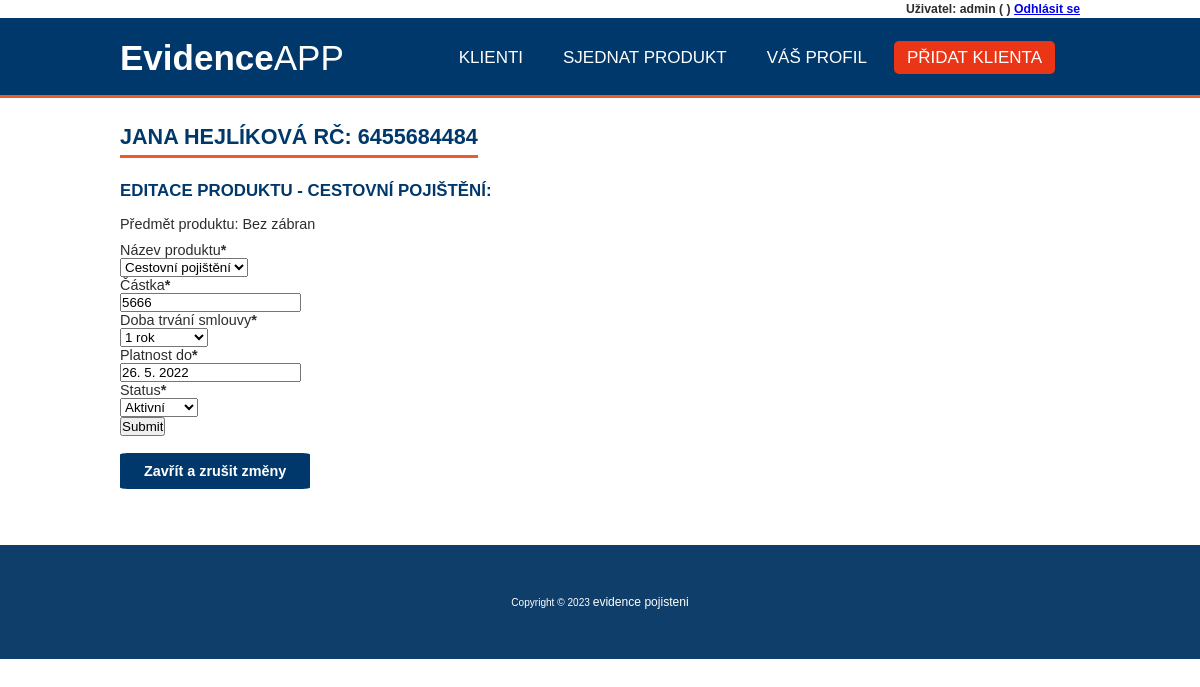
The page /update_produkt/33 (signed in) on the database as committed earlier.
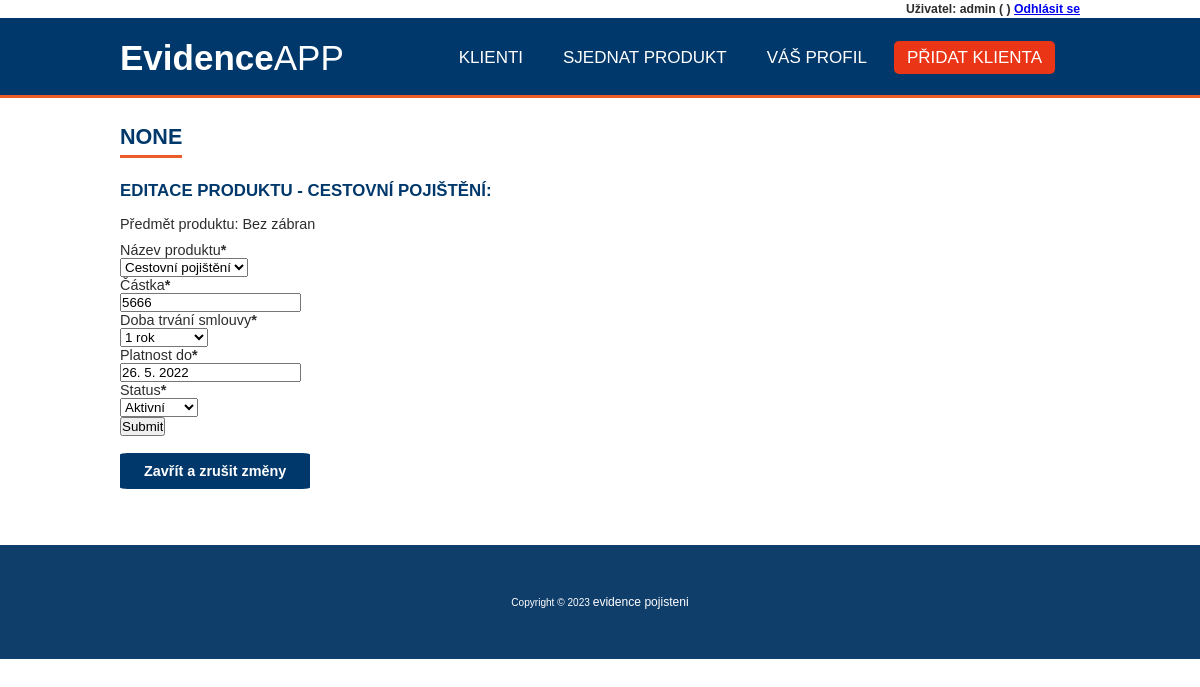
The same page on the database as committed later.
### evidence_pojisteni/models.py (models this page shows, shortened)
class Produkty(models.Model):
    VYBER_PRODUKTU = (
    ('Pojištění majetku','Pojištění majetku'),
    ('Úrazové pojištění','Úrazové pojištění'),
    ('Cestovní pojištění','Cestovní pojištění'),
    )
    STATUS = (
        ('aktivní', 'Aktivní'),
        ('neaktivní', 'Neaktivní'),
    )
    DOBA_TRVANI = (
        ('1 rok', '1 rok'),
        ('2 roky', '2 roky'),
        ('Na neurčito', 'na neurčito'),
    )
    klient = models.ForeignKey(Klient, null=True, on_delete=models.SET_NULL)
    nazev_produktu = models.CharField(
        max_length=80,
        choices=VYBER_PRODUKTU,
        null=True,
        verbose_name='Název produktu')
    predmet = models.CharField(max_length=80, null=True, verbose_name='Předmět produktu')
    castka = models.CharField(max_length=10, validators=[only_int], null=True, verbose_name='Částka')
    doba_trvani = models.CharField(
        max_length=80,
        null=True,
        choices=DOBA_TRVANI,
        verbose_name='Doba trvání smlouvy',
        )
    platnost_od = models.CharField(max_length=20,null=True, verbose_name='Platnost od')
    platnost_do = models.CharField(max_length=20,null=True, verbose_name='Platnost do')
    date_created = models.DateTimeField(auto_now_add=True, null=True, verbose_name='Datum registrace')
    status = models.CharField(
        max_length=32,
        choices=STATUS,
        null=True,
        default='aktivni',
        verbose_name='Status',
    )
    class Meta:
            verbose_name="Produkt"
            verbose_name_plural="Produkty"

class Klient(models.Model):
    user = models.OneToOneField(User, null=True, on_delete=models.CASCADE)
    jmeno = models.CharField(max_length=200, null=True, verbose_name='Jméno')
    prijmeni = models.CharField(max_length=180, null=True, verbose_name='Příjmení')
    rodne_cislo = models.CharField(max_length=10, validators=[rodne_cislo], null=True, unique=True, verbose_name='Rodné číslo')
    ulice = models.CharField(max_length=180, null=True, verbose_name='Ulice')
    cislo_popisne = models.CharField(max_length=15, null=True, verbose_name='Číslo popisné')
    psc = models.CharField(max_length=5, validators=[psc], null=True, verbose_name='PSČ')
    mesto = models.CharField(max_length=120, null=True, verbose_name='Město')
    e_mail = models.EmailField(max_length=120, null=True, unique=True, verbose_name='E-mail')
    telefon = models.CharField(max_length=9,validators=[telefon], null=True, unique=True, verbose_name='Telefon')
    date_created = models.DateTimeField(auto_now_add=True, null=True, verbose_name='Datum registrace')
    def __str__(self):
        return  f"{self.jmeno} {self.prijmeni} RČ: {self.rodne_cislo}"
    class Meta:
            verbose_name="Klient"
            verbose_name_plural="Klienti"

### evidence_pojisteni/decorators.py (the view)
        def wrapper_func(request, *args, **kwargs):
            group = None
            if request.user.groups.exists():
                group = request.user.groups.all()[0].name
            if group in allowed_roles:
                return view_func(request, *args, **kwargs)
            else:
                return HttpResponse('Pro zobrazení dané stránky nemáš oprávnění')

### evidence_pojisteni/forms.py
class ProduktFormUpgrade(ModelForm):
    class Meta:
        model = Produkty
        fields = '__all__'
        exclude = ['nazev_pojisteni', 'klient', 'predmet', 'platnost_od']

### evidence_pojisteni/views.py (called while the page is built)
@login_required(login_url='login')
@allowed_users(allowed_roles=['admin'])
def updateProdukt(request, pk):
    produkt = Produkty.objects.get(pk=pk)
    form = ProduktFormUpgrade(instance=produkt)
    if request.method == 'POST':
        form = ProduktFormUpgrade(request.POST, instance=produkt)
        if form.is_valid():
            form.save()
            messages.success(request, 'Produkt byl úspěšně upraven')
            return redirect("produkt", pk = produkt.id)
    context = {'form':form, 'produkt':produkt, 'klient':klient}
    return render(request, 'evidence_pojisteni/update_produkt.html', context)

### evidence_pojisteni/templates/evidence_pojisteni/update_produkt.html (shortened to what this page needs)
{% extends "base.html" %}
{% load crispy_forms_tags %}
{% block content %}
<h2> {{ produkt.klient }} </h2>
<h3>Editace produktu - {{produkt.nazev_produktu}}:</h3>
<p>Předmět produktu: {{produkt.predmet}}</p>
<form action="" method="POST">
    {{ form|crispy }}
    <input type="submit" name="POST">
</form>
<p><button class="tlacitko1 tlacitko" onclick="history.back()">Zavřít a zrušit změny</button></p>
{% endblock %}

Rows that differ between the two databases and show on the page:
changed Produkty "CESTOVNÍ POJIŠTĚNÍ": klient "JANA HEJLÍKOVÁ RČ: 6455684484" → "NONE"
